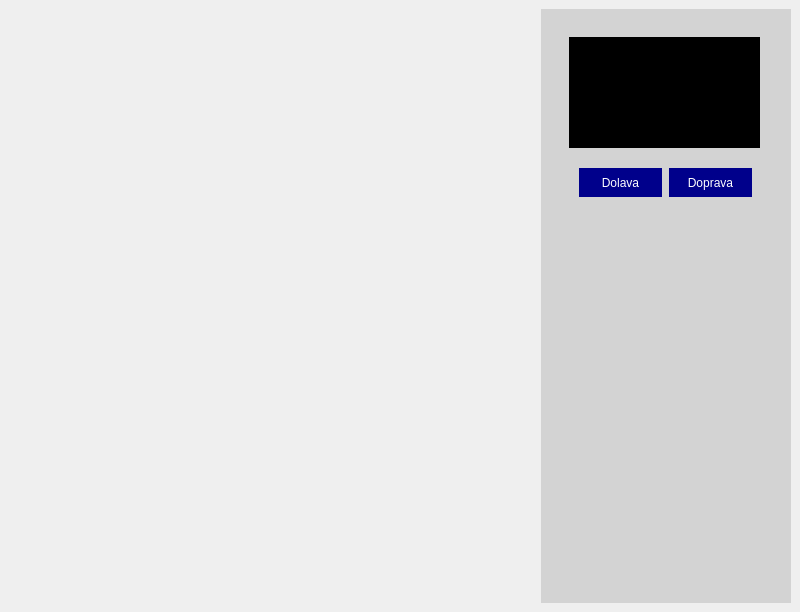
<?xml version="1.0" encoding="UTF-8"?>
<ui version="4.0">
 <class>GUI</class>
 <widget class="QMainWindow" name="GUI">
  <property name="geometry">
   <rect>
    <x>0</x>
    <y>0</y>
    <width>800</width>
    <height>612</height>
   </rect>
  </property>
  <property name="windowTitle">
   <string>MainWindow</string>
  </property>
  <property name="autoFillBackground">
   <bool>false</bool>
  </property>
  <widget class="QWidget" name="centralwidget">
   <layout class="QHBoxLayout" name="horizontalLayout">
    <item>
     <widget class="AreaWidget" name="widget" native="true">
      <property name="autoFillBackground">
       <bool>false</bool>
      </property>
      <property name="styleSheet">
       <string notr="true"/>
      </property>
     </widget>
    </item>
    <item>
     <widget class="QWidget" name="widget_2" native="true">
      <property name="maximumSize">
       <size>
        <width>250</width>
        <height>16777215</height>
       </size>
      </property>
      <property name="styleSheet">
       <string notr="true">background-color:lightgrey;</string>
      </property>
      <widget class="QFrame" name="frame">
       <property name="geometry">
        <rect>
         <x>9</x>
         <y>9</y>
         <width>229</width>
         <height>200</height>
        </rect>
       </property>
       <property name="styleSheet">
        <string notr="true">border: none;</string>
       </property>
       <property name="frameShape">
        <enum>QFrame::StyledPanel</enum>
       </property>
       <property name="frameShadow">
        <enum>QFrame::Raised</enum>
       </property>
       <widget class="QWidget" name="widget_3" native="true">
        <property name="geometry">
         <rect>
          <x>19</x>
          <y>19</y>
          <width>191</width>
          <height>111</height>
         </rect>
        </property>
        <property name="styleSheet">
         <string notr="true">background-color: black;</string>
        </property>
       </widget>
       <widget class="QFrame" name="frame_2">
        <property name="geometry">
         <rect>
          <x>19</x>
          <y>150</y>
          <width>191</width>
          <height>31</height>
         </rect>
        </property>
        <property name="frameShape">
         <enum>QFrame::StyledPanel</enum>
        </property>
        <property name="frameShadow">
         <enum>QFrame::Raised</enum>
        </property>
        <widget class="QPushButton" name="pushButton">
         <property name="geometry">
          <rect>
           <x>10</x>
           <y>0</y>
           <width>83</width>
           <height>29</height>
          </rect>
         </property>
         <property name="styleSheet">
          <string notr="true">background-color: darkblue;
color: white;</string>
         </property>
         <property name="text">
          <string>Dolava</string>
         </property>
        </widget>
        <widget class="QPushButton" name="pushButton_2">
         <property name="geometry">
          <rect>
           <x>100</x>
           <y>0</y>
           <width>83</width>
           <height>29</height>
          </rect>
         </property>
         <property name="styleSheet">
          <string notr="true">background-color: darkblue;
color: white;</string>
         </property>
         <property name="text">
          <string>Doprava</string>
         </property>
        </widget>
       </widget>
      </widget>
     </widget>
    </item>
   </layout>
  </widget>
 </widget>
 <customwidgets>
  <customwidget>
   <class>AreaWidget</class>
   <extends>QWidget</extends>
   <header>src/gui/area_widget.hpp</header>
   <container>1</container>
  </customwidget>
 </customwidgets>
 <resources/>
 <connections/>
</ui>
